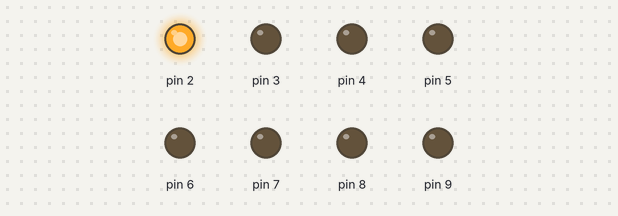
Bench run of a sketch on a simulated Arduino Uno, built with avr-gcc and run on an emulated ATmega328P. Parts: output pins drawn as LEDs (lit = HIGH).

Above: at 0.1 s.
At 0.9 s:
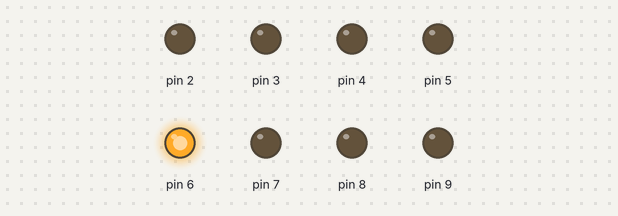
At 1.5 s:
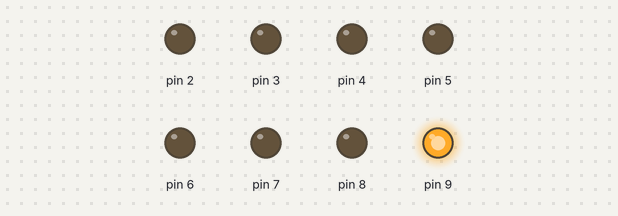
At 3.1 s:
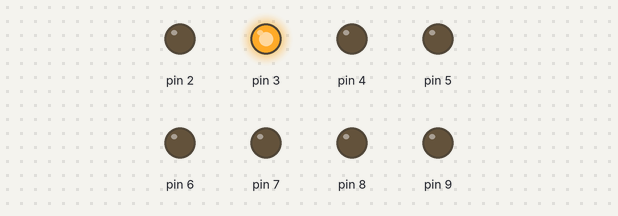
At 4.7 s:
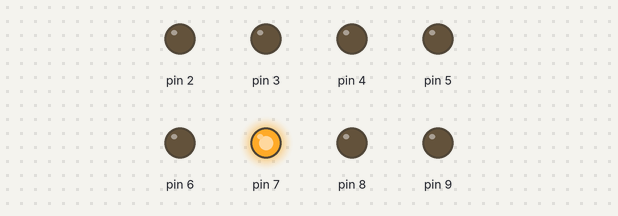
At 6.3 s:
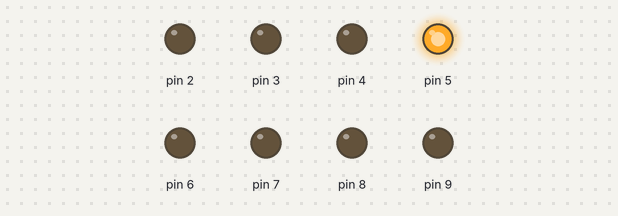
Timing chart, 0 to 6.6 s (numbered marks = the images above):
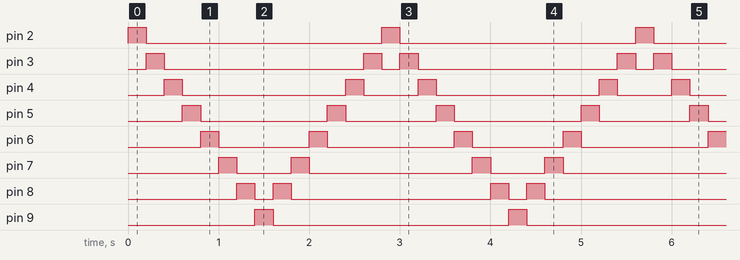

Measured:
- by itself, pin 2, pin 9: alternates HIGH for 0.20 s and LOW for 2.6 s
- by itself, pin 3: repeats every 2.8 s: LOW 2.2 s, HIGH 0.20 s, LOW 0.20 s, HIGH 0.20 s
- by itself, pin 4: repeats every 2.8 s: LOW 1.8 s, HIGH 0.20 s, LOW 0.60 s, HIGH 0.20 s
- by itself, pin 5: repeats every 2.8 s: LOW 1.4 s, HIGH 0.20 s, LOW 1.0 s, HIGH 0.20 s
- by itself, pin 6: repeats every 2.8 s: LOW 1.0 s, HIGH 0.20 s, LOW 1.4 s, HIGH 0.20 s
- by itself, pin 7: repeats every 2.8 s: LOW 0.60 s, HIGH 0.20 s, LOW 1.8 s, HIGH 0.20 s
- by itself, pin 8: repeats every 2.8 s: LOW 0.20 s, HIGH 0.20 s, LOW 2.2 s, HIGH 0.20 s

The sketch:

LED_Light_Bar.ino
```cpp
// Used with kind permission from
// Warwick A Smith, startingelectronics.com
// Knight rider display on 8 LEDs
void setup()
{
    for (int i = 2; i < 10; i++)
    {                       // Choose pins 2-9
        pinMode(i, OUTPUT); // Set the pins as outputs
    }
}
// Define function to turn off all LEDs at the same time
void allLEDsOff(void)
{
    for (int i = 2; i < 10; i++)
    {
        digitalWrite(i, LOW);
    }
}
// Switch on LEDs in sequence from left to right
void loop()
{
    for (int i = 2; i < 9; i++)
    {                          // Run loop once for each LED
        allLEDsOff();          // Turn off all LEDs
        digitalWrite(i, HIGH); // Turn on current LED
        delay(200);            // Delay of 200 ms,
        // then repeat loop to move on to next LED
    }
    for (int i = 9; i > 2; i--)
    { // Light LEDs from right to left
        allLEDsOff();
        digitalWrite(i, HIGH);
        delay(200);
    }
}
```
